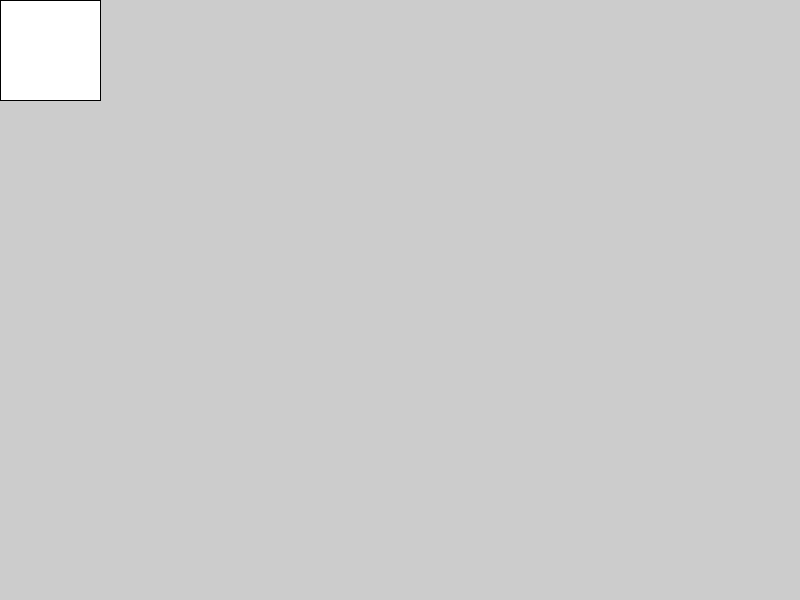
Frame 1 (no input)
Frame 60 (the mouse pressed at the canvas centre just before this capture): identical to frame 1, image omitted
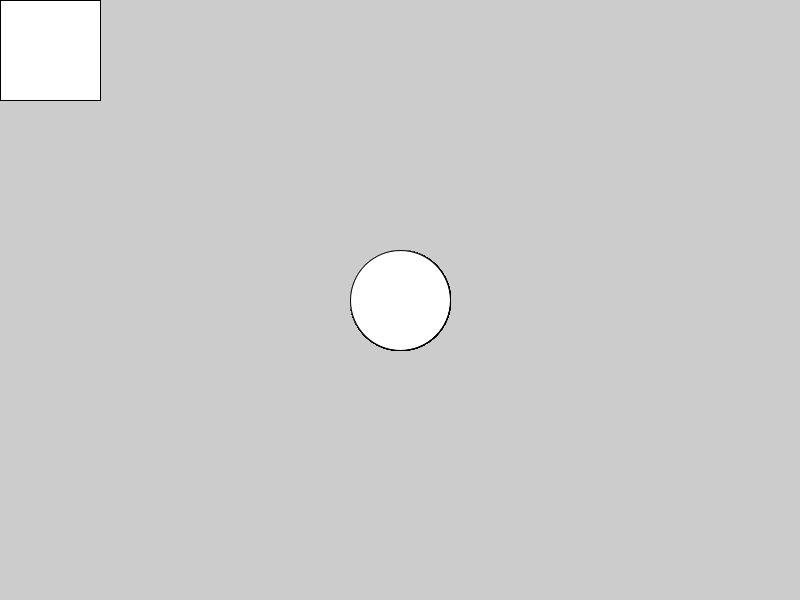
Frame 120 (the mouse held since frame 60 and released just before this capture)

The Processing sketch that drew these frames (run headless with seeded random() and noise(); from frame 60 on, the mouse is pressed at the canvas centre):

// Processing sketch: draw_ellipse_or_rectangle_on_cursor
// ── draw_ellipse_or_rectangle_on_cursor.pde
/*
Descrição: Desenha uma elipse se um botão do mouse for pressionando, ou um retângulo caso nenhum botão do mouse seja pressionado. 
*/

void setup() {
 size(800, 600); 
}

void draw() {
 if(mousePressed) {
  ellipse(mouseX, mouseY, 100, 100); 
 }
 else {
   rect(mouseX, mouseY, 100, 100);
 }

}
